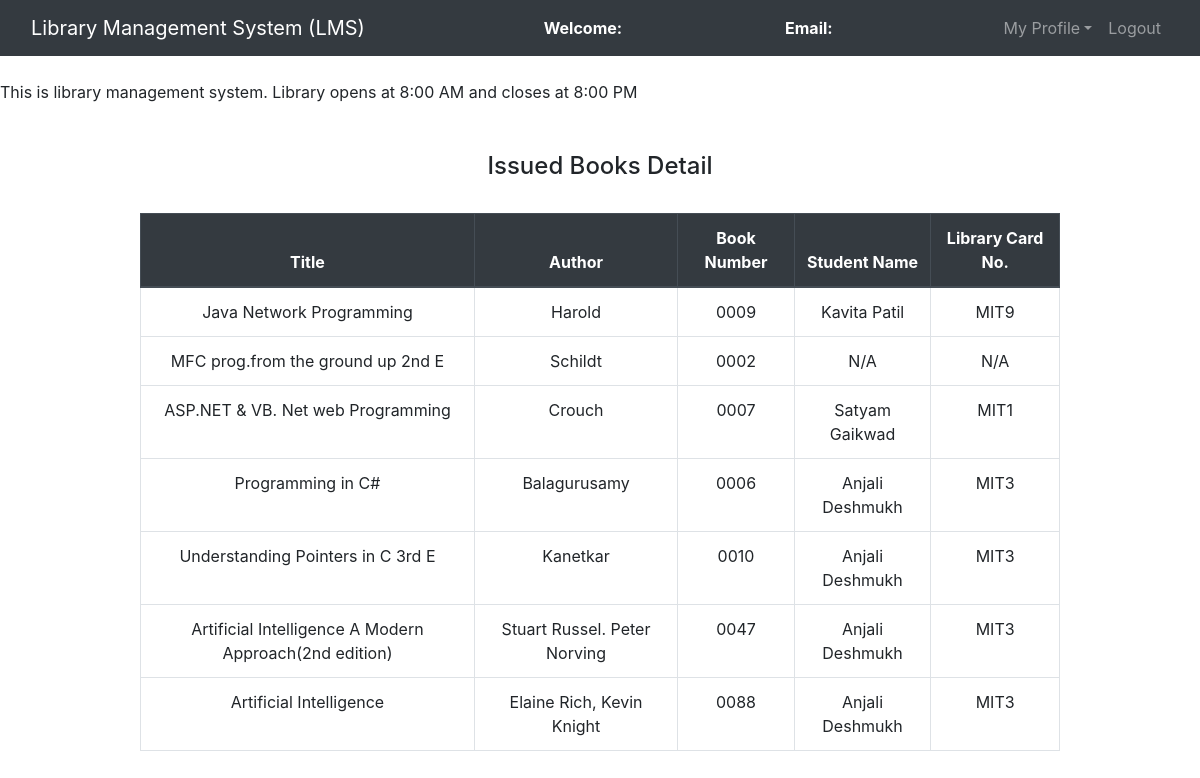
Page /admin/view_issued_book.php on the committed database.
### tables this page shows
CREATE TABLE `issued_books` (
  `s_no` int(11) NOT NULL,
  `accession_number` char(4) DEFAULT NULL,
  `title` varchar(255) NOT NULL,
  `author` varchar(255) NOT NULL,
  `library_card_no` varchar(20) DEFAULT NULL,
  `status` int(11) NOT NULL,
  `issue_date` date NOT NULL,
  `due_date` date DEFAULT NULL,
  `return_date` date DEFAULT NULL,
  `fine` int(11) DEFAULT 0
);

CREATE TABLE `users` (
  `id` int(11) NOT NULL,
  `name` varchar(50) NOT NULL,
  `email` varchar(100) NOT NULL,
  `password` varchar(100) NOT NULL,
  `mobile` bigint(20) NOT NULL,
  `address` varchar(250) NOT NULL,
  `library_card_no` varchar(50) DEFAULT NULL,
  `fine_amount` decimal(10,2) DEFAULT 0.00,
  `created_at` timestamp NOT NULL DEFAULT current_timestamp(),
  `updated_at` timestamp NOT NULL DEFAULT current_timestamp() ON UPDATE current_timestamp()
);

### admin/view_issued_book.php (the view, shortened to what this page needs)
<?php
$connection = mysqli_connect("localhost", "root", "", "lms");
$query = "
    SELECT
        issued_books.title,
        issued_books.author,
        issued_books.accession_number,
        users.name AS student_name,
		users.library_card_no AS library_card_no
    FROM issued_books
    LEFT JOIN users ON issued_books.library_card_no = users.library_card_no
    WHERE issued_books.status = 1
";
$query_run = mysqli_query($connection, $query);
?>
<!DOCTYPE html>
<html>
<head>
    <link rel="stylesheet" href="../bootstrap-4.4.1/css/bootstrap.min.css">
</head>
<body>
<nav class="navbar navbar-expand-lg navbar-dark bg-dark">
    <div class="container-fluid">
        <div class="navbar-header">
            <a class="navbar-brand" href="admin_dashboard.php">Library Management System (LMS)</a>
        </div>
        <font style="color: white"><strong>Welcome: <?php echo htmlspecialchars($_SESSION['name']); ?></strong></font>
        <font style="color: white"><strong>Email: <?php echo htmlspecialchars($_SESSION['email']); ?></strong></font>
        <ul class="nav navbar-nav navbar-right">
            <li class="nav-item dropdown">
                <a class="nav-link dropdown-toggle" data-toggle="dropdown" href="#">My Profile</a>
            </li>
            <li class="nav-item">
                <a class="nav-link" href="../logout.php">Logout</a>
            </li>
        </ul>
    </div>
</nav>
<br>
<marquee>This is library management system. Library opens at 8:00 AM and closes at 8:00 PM</marquee><br><br>
<div class="container">
    <center><h4>Issued Books Detail</h4><br></center>
    <div class="row justify-content-center">
        <div class="col-md-10">
            <table class="table table-bordered text-center">
                <thead class="thead-dark">
                    <tr>
                        <th>Title</th>
                        <th>Author</th>
                        <th>Book Number</th>
                        <th>Student Name</th>
						<th>Library Card No.</th>
                    </tr>
                </thead>
                <tbody>
                <?php
                if ($query_run && mysqli_num_rows($query_run) > 0) {
                    while ($row = mysqli_fetch_assoc($query_run)) {
                        echo "<tr>";
                        echo "<td>" . htmlspecialchars($row['title']) . "</td>";
                        echo "<td>" . htmlspecialchars($row['author']) . "</td>";
                        echo "<td>" . htmlspecialchars($row['accession_number']) . "</td>";
                        echo "<td>" . htmlspecialchars($row['student_name'] ?? 'N/A') . "</td>";
						echo "<td>" . htmlspecialchars($row['library_card_no'] ?? 'N/A') . "</td>";
                        echo "</tr>";
                    }
                } else {
                    echo "<tr><td colspan='4'>No issued books found.</td></tr>";
                }
                ?>
                </tbody>
            </table>
        </div>
    </div>
</div>
</body>
</html>

### rows in the picture
issued_books: title "Java Network Programming", author "Harold", accession_number "0009", users.name "Kavita Patil", users.library_card_no "MIT9"
issued_books: title "MFC prog.from the ground up 2nd E", author "Schildt", accession_number "0002", student_name "N/A", library_card_no "N/A"
issued_books: title "ASP.NET & VB. Net web Programming", author "Crouch", accession_number "0007", users.name "Satyam Gaikwad", users.library_card_no "MIT1"
issued_books: title "Programming in C#", author "Balagurusamy", accession_number "0006", users.name "Anjali Deshmukh", users.library_card_no "MIT3"
issued_books: title "Understanding Pointers in C 3rd E", author "Kanetkar", accession_number "0010", users.name "Anjali Deshmukh", users.library_card_no "MIT3"
issued_books: title "Artificial Intelligence A Modern Approach(2nd edition)", author "Stuart Russel. Peter Norving", accession_number "0047", users.name "Anjali Deshmukh", users.library_card_no "MIT3"
issued_books: title "Artificial Intelligence", author "Elaine Rich, Kevin Knight", accession_number "0088", users.name "Anjali Deshmukh", users.library_card_no "MIT3"
